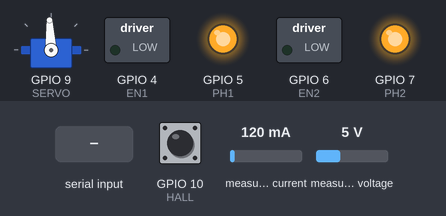
The sketch below on a simulated ESP32-S3. Parts: servo, switched loads named in the sketch (green lamp = pin HIGH), output pins drawn as LEDs (lit = HIGH). Wiring (inferred from the names in the program): INA219 current sensor at I2C address 0x40. The test bench sets the inputs (shaded band); at power-on: GPIO 10 (HALL) HIGH, measured current 120 mA, measured voltage 5 V. EEPROM starts erased; servo pulses on a pin are drawn as a servo (544–2400 µs = 0–180°); what the sketch prints to the serial monitor is not drawn.

Above: at 1.2 s.
1.3 s: "D,90\n" received over the second serial link
At 1.45 s:
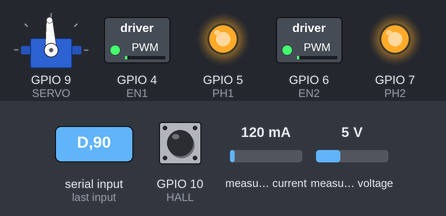
3.1 s: "D,,45\n" received over the second serial link
At 3.25 s:
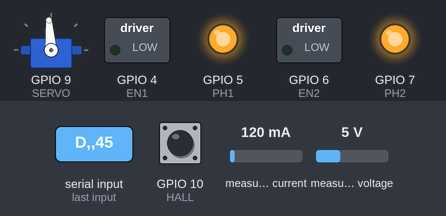
Timing chart, 0 to 6.1 s (numbered marks = the images above; inputs shaded):
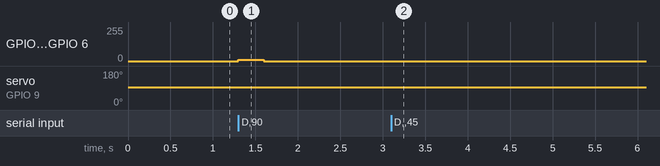

Measured:
- after the input at 1.3 s, GPIO 4 (EN1), GPIO 6 (EN2): 0/255 → 9/255 at once, → 0/255 0.30 s later
- after the input at 3.1 s, servo on GPIO 9 (SERVO): 93° → 94° at once, → 93° 0.30 s later

The sketch:

sc02.ino
```cpp
/*
  SC-02 Solar Hypercar – ESP32-S3 DevKitC-1 low-level controller.
  All code lives in car.cpp (plain C++; the Arduino prototype generator breaks on lambdas).

  Pins
    GPIO4  -> DRV8874 #1 EN (PWM)      GPIO5 -> DRV8874 #1 PH (direction)
    GPIO6  -> DRV8874 #2 EN (PWM)      GPIO7 -> DRV8874 #2 PH (direction)
    GPIO9  -> steering servo signal (MG90S, 50 Hz)
    GPIO10 <- DRV5023 hall sensor (2 magnets in the spur gear), 10k pull-up to 3V3
    GPIO1  -> INA226 SDA, GPIO2 -> INA226 SCL (0x40, 2 mOhm shunt in the battery minus line)
    GPIO17 -> Pi RX (GPIO15, pin 10)   GPIO18 <- Pi TX (GPIO14, pin 8)   + common GND
    GPIO0  <- BOOT button = race start (hold, release -> go)
*/
```

car.cpp
```cpp
#include <Arduino.h>
#include <Wire.h>
#include <Preferences.h>

// ------------------------------------------------------------------ pins
static const int EN1 = 4, PH1 = 5, EN2 = 6, PH2 = 7, SERVO = 9, HALL = 10, SDA_P = 1, SCL_P = 2, TXD = 17, RXD = 18, BTN = 0;

// ------------------------------------------------------------------ settings (flash, editable with "C,key=value")
struct Cfg {
  float vMotorMax = 4.8f;      // V average on the motors (130 motors). AA pack: no effect. 3S LiPo: PWM is capped.
  int servoCenter = 1500;      // us
  int servoSpan = 420;         // us for full lock (about 20 deg at the wheels)
  bool servoReverse = false;
  float steerRate = 6.0f;      // full-lock sweeps per second
  bool tc = true;              // traction control
  float launchD0 = 0.45f;      // race mode launch: start duty
  int launchRampMs = 350;
  float raceStopM = 14.0f;     // race mode: coast after this distance
  float mmPerPulse = 69.1f;    // spur sits on the rear axle: 2 magnets -> pi*44 mm / 2 per pulse (calibrate!)
  int failsafeMs = 300;
} cfg;
Preferences prefs;

// ------------------------------------------------------------------ state
volatile uint32_t pulses = 0, lastPulseUs = 0, pulsePeriodUs = 0;
float cmdThr = 0, cmdSteer = 0, cmdBrake = 0;      // from the Pi (-1..1, -1..1, 0..1)
uint32_t lastCmdMs = 0;
float steerOut = 0, dutyOut = 0;
float vbus = 0, ibat = 0, pmotorEst = 0, speedMs = 0, wheelAcc = 0;
enum Mode { DRIVE, RACE_ARMED, RACE_RUN, RACE_DONE } mode = DRIVE;
uint32_t raceT0 = 0;
uint32_t racePulses0 = 0;
float raceT12 = NAN;

// ------------------------------------------------------------------ INA226 (minimal driver)
static const uint8_t INA = 0x40;
static const float SHUNT = 0.002f, I_LSB = 0.001f;   // 1 mA/bit
bool inaOk = false;
void inaWrite(uint8_t reg, uint16_t v) { Wire.beginTransmission(INA); Wire.write(reg); Wire.write(v >> 8); Wire.write(v & 0xFF); Wire.endTransmission(); }
int16_t inaRead(uint8_t reg) {
  Wire.beginTransmission(INA); Wire.write(reg); if (Wire.endTransmission(false) != 0) return 0;
  Wire.requestFrom((int)INA, 2); if (Wire.available() < 2) return 0;
  return (int16_t)((Wire.read() << 8) | Wire.read());
}
void inaBegin() {
  Wire.begin(SDA_P, SCL_P, 400000);
  Wire.beginTransmission(INA); inaOk = Wire.endTransmission() == 0;
  if (!inaOk) return;
  inaWrite(0x00, 0x4127 | (0b001 << 9));                    // avg 4, 1.1 ms conversions, continuous
  inaWrite(0x05, (uint16_t)(0.00512f / (I_LSB * SHUNT)));    // calibration
}
void inaPoll() {
  if (!inaOk) return;
  vbus = (uint16_t)inaRead(0x02) * 1.25e-3f;
  ibat = inaRead(0x04) * I_LSB;
}

// ------------------------------------------------------------------ outputs
void motors(float d) {             // -1..1 ; brake = both low-side (EN=0 with DRV8874 PH/EN mode -> brake)
  d = constrain(d, -1.0f, 1.0f);
  int pwm = (int)(fabsf(d) * 1023);
  digitalWrite(PH1, d >= 0 ? HIGH : LOW); digitalWrite(PH2, d >= 0 ? HIGH : LOW);
  ledcWrite(EN1, pwm); ledcWrite(EN2, pwm);
}
void servoWrite(float s) {         // -1..1 (positive = left)
  if (cfg.servoReverse) s = -s;
  int us = cfg.servoCenter + (int)(s * cfg.servoSpan);
  ledcWrite(SERVO, (uint32_t)((uint64_t)us * 16383 / 20000));
}
void IRAM_ATTR hallIsr() {
  uint32_t now = micros(), dt = now - lastPulseUs;
  if (dt < 400) return;
  pulsePeriodUs = dt; lastPulseUs = now; pulses++;
}

// ------------------------------------------------------------------ config
void loadCfg() {
  prefs.begin("sc02", true);
  cfg.vMotorMax = prefs.getFloat("vmax", cfg.vMotorMax); cfg.servoCenter = prefs.getInt("sc", cfg.servoCenter);
  cfg.servoSpan = prefs.getInt("ss", cfg.servoSpan); cfg.servoReverse = prefs.getBool("sr", cfg.servoReverse);
  cfg.tc = prefs.getBool("tc", cfg.tc); cfg.launchD0 = prefs.getFloat("d0", cfg.launchD0);
  cfg.launchRampMs = prefs.getInt("ramp", cfg.launchRampMs); cfg.mmPerPulse = prefs.getFloat("mmpp", cfg.mmPerPulse);
  prefs.end();
}
void saveCfg() {
  prefs.begin("sc02", false);
  prefs.putFloat("vmax", cfg.vMotorMax); prefs.putInt("sc", cfg.servoCenter); prefs.putInt("ss", cfg.servoSpan);
  prefs.putBool("sr", cfg.servoReverse); prefs.putBool("tc", cfg.tc); prefs.putFloat("d0", cfg.launchD0);
  prefs.putInt("ramp", cfg.launchRampMs); prefs.putFloat("mmpp", cfg.mmPerPulse);
  prefs.end();
}
void setKey(const String &k, const String &v) {
  if (k == "vmax") cfg.vMotorMax = constrain(v.toFloat(), 1.0f, 8.0f);
  else if (k == "center") cfg.servoCenter = constrain(v.toInt(), 1000, 2000);
  else if (k == "span") cfg.servoSpan = constrain(v.toInt(), 100, 600);
  else if (k == "reverse") cfg.servoReverse = v.toInt() != 0;
  else if (k == "tc") cfg.tc = v.toInt() != 0;
  else if (k == "d0") cfg.launchD0 = constrain(v.toFloat(), 0.1f, 1.0f);
  else if (k == "ramp") cfg.launchRampMs = constrain(v.toInt(), 0, 2000);
  else if (k == "mmpp") cfg.mmPerPulse = v.toFloat();
  saveCfg();
}

// ------------------------------------------------------------------ Pi link
HardwareSerial &Pi = Serial1;
String rx;
void handleLine(const String &l) {
  if (l.startsWith("D,")) {                  // D,thr,steer,brake   (x1000)
    int a = l.indexOf(',', 2), b = l.indexOf(',', a + 1);
    cmdThr = constrain(l.substring(2, a).toInt() / 1000.0f, -1.0f, 1.0f);
    cmdSteer = constrain(l.substring(a + 1, b).toInt() / 1000.0f, -1.0f, 1.0f);
    cmdBrake = constrain(l.substring(b + 1).toInt() / 1000.0f, 0.0f, 1.0f);
    lastCmdMs = millis();
  } else if (l.startsWith("C,")) {
    int e = l.indexOf('=');
    if (e > 2) setKey(l.substring(2, e), l.substring(e + 1));
  } else if (l == "RACE") { mode = RACE_ARMED; }
  else if (l == "DRIVE") { mode = DRIVE; }
}
void pollPi() {
  while (Pi.available()) {
    char c = Pi.read();
    if (c == '\n') { rx.trim(); if (rx.length()) handleLine(rx); rx = ""; }
    else if (rx.length() < 80) rx += c;
  }
}

// ------------------------------------------------------------------ control loop (500 Hz)
void control(float dt) {
  uint32_t now = millis();
  // wheel speed from the spur magnets (rear wheels, includes wheelspin)
  uint32_t per = pulsePeriodUs, age = micros() - lastPulseUs;
  float v = (per > 0 && age < 250000) ? (cfg.mmPerPulse / 1000.0f) / (per * 1e-6f) : 0.0f;
  wheelAcc = 0.9f * wheelAcc + 0.1f * ((v - speedMs) / dt);
  speedMs = v;
  float thr = 0, steer = 0, brake = 0;
  bool link = now - lastCmdMs < (uint32_t)cfg.failsafeMs;
  if (mode == DRIVE) {
    if (link) { thr = cmdThr; steer = cmdSteer; brake = cmdBrake; }
    else { thr = 0; brake = 1; }                          // failsafe: stop
  } else if (mode == RACE_RUN) {
    float t = (now - raceT0) / 1000.0f;
    thr = cfg.launchRampMs ? min(1.0f, cfg.launchD0 + (1 - cfg.launchD0) * t * 1000 / cfg.launchRampMs) : 1.0f;
    steer = link ? cmdSteer : 0;                          // optional steering correction from the Pi
    float dist = (pulses - racePulses0) * cfg.mmPerPulse / 1000.0f;
    if (isnan(raceT12) && dist >= 12.0f) raceT12 = t;
    if (dist >= cfg.raceStopM || t > 6) { mode = RACE_DONE; }
  } else { thr = 0; brake = 0.6f; }
  // traction control: wheel can't physically accelerate faster than ~1.2 g -> it is spinning
  static float tcGain = 1.0f;
  if (cfg.tc && fabsf(thr) > 0.05f && wheelAcc > 12.0f) tcGain = max(0.35f, tcGain - 4.0f * dt);
  else tcGain = min(1.0f, tcGain + 2.0f * dt);
  // motor voltage cap (3S LiPo -> keep the 130 motors at their happy voltage)
  float cap = (vbus > 1.0f) ? min(1.0f, cfg.vMotorMax / vbus) : 1.0f;
  float d = (brake > 0.05f && fabsf(thr) < 0.05f) ? 0.0f : thr * tcGain * cap;
  dutyOut = d;
  motors(d);
  // speed-sensitive steering limit (same as the simulation): less lock at speed -> no spin-outs
  if (mode == DRIVE) steer *= constrain(2.2f / (fabsf(speedMs) + 0.6f), 0.22f, 1.0f);
  // steering servo, rate limited
  float maxStep = cfg.steerRate * 2.0f * dt;
  steerOut += constrain(steer - steerOut, -maxStep, maxStep);
  servoWrite(steerOut);
  pmotorEst = fabsf(d) * vbus * max(0.0f, ibat);
}

void setup() {
  pinMode(PH1, OUTPUT); pinMode(PH2, OUTPUT);
  ledcAttach(EN1, 20000, 10); ledcAttach(EN2, 20000, 10); motors(0);
  ledcAttach(SERVO, 50, 14);
  pinMode(HALL, INPUT_PULLUP); attachInterrupt(digitalPinToInterrupt(HALL), hallIsr, FALLING);
  pinMode(BTN, INPUT_PULLUP);
  Serial.begin(115200);
  Pi.begin(115200, SERIAL_8N1, RXD, TXD);
  loadCfg();
  servoWrite(0);
  inaBegin();
  Serial.printf("SC-02 ready, INA226 %s\n", inaOk ? "ok" : "MISSING");
}

void loop() {
  static uint32_t lastCtl = micros(), lastTel = 0, lastIna = 0, pressedMs = 0;
  static bool wasPressed = false;
  pollPi();
  uint32_t nowUs = micros();
  if (nowUs - lastCtl >= 2000) { float dt = (nowUs - lastCtl) * 1e-6f; lastCtl = nowUs; control(dt); }
  uint32_t now = millis();
  if (now - lastIna >= 5) { lastIna = now; inaPoll(); }
  // BOOT button: hold 0.3 s to arm race mode, release to launch
  bool pressed = digitalRead(BTN) == LOW;
  if (pressed && !wasPressed) pressedMs = now;
  if (pressed && now - pressedMs > 300 && mode != RACE_RUN) { mode = RACE_ARMED; rgbLedWrite(RGB_BUILTIN, 60, 40, 0); }
  if (!pressed && wasPressed && mode == RACE_ARMED) { mode = RACE_RUN; raceT0 = now; racePulses0 = pulses; raceT12 = NAN; rgbLedWrite(RGB_BUILTIN, 60, 0, 0); }
  if (pressed && !wasPressed && mode == RACE_RUN) { mode = RACE_DONE; }
  wasPressed = pressed;
  // telemetry to the Pi, 20 Hz:  T,ms,vbus_mV,ibat_mA,duty_x1000,steer_x1000,speed_mm_s,mode,t12_ms
  if (now - lastTel >= 50) {
    lastTel = now;
    Pi.printf("T,%lu,%d,%d,%d,%d,%d,%d,%d\n", (unsigned long)now, (int)(vbus * 1000), (int)(ibat * 1000), (int)(dutyOut * 1000),
              (int)(steerOut * 1000), (int)(speedMs * 1000), (int)mode, isnan(raceT12) ? -1 : (int)(raceT12 * 1000));
    if (mode == DRIVE) rgbLedWrite(RGB_BUILTIN, 0, (now - lastCmdMs < 300) ? 40 : 0, (now - lastCmdMs < 300) ? 0 : 40);
  }
}
```
